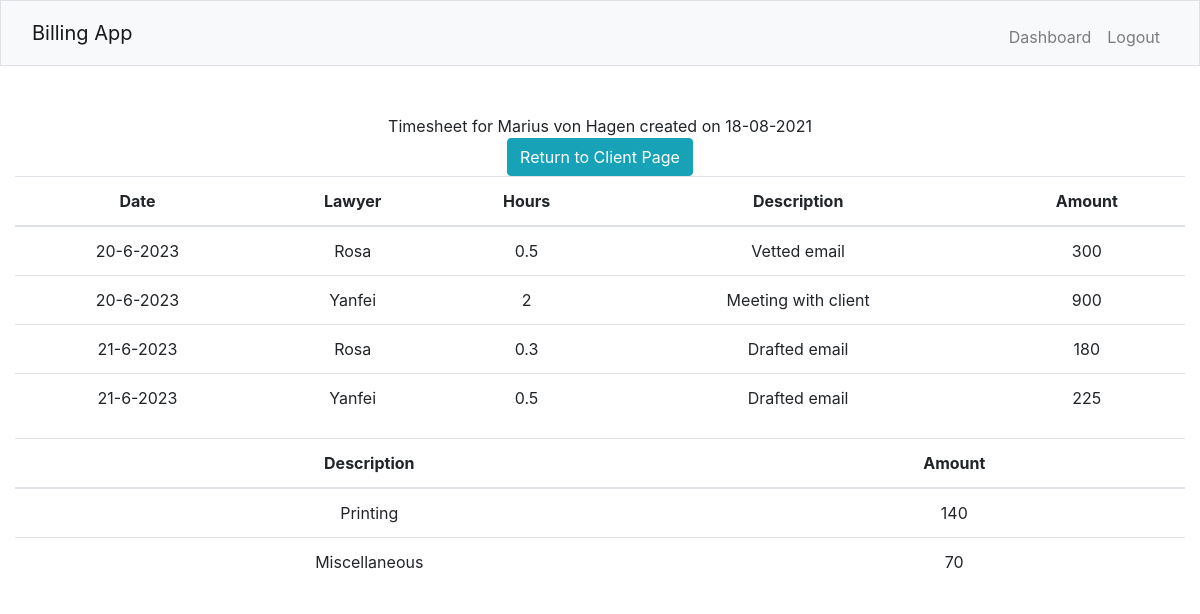
The page /timesheets/10 (signed in) on the database its author committed.
### tables this page shows
CREATE TABLE clients(id INTEGER PRIMARY KEY AUTOINCREMENT NOT NULL, name TEXT NOT NULL, email TEXT NOT NULL, in_progress INTEGER NOT NULL DEFAULT 0, payment_pending INTEGER NOT NULL DEFAULT 0, payment_received INTEGER NOT NULL DEFAULT 0);

CREATE TABLE timesheets(id INTEGER PRIMARY KEY AUTOINCREMENT NOT NULL, client_id INTEGER NOT NULL, status INTEGER NOT NULL, created DATETIME NOT NULL, FOREIGN KEY (client_id) REFERENCES clients(id), FOREIGN KEY (status) REFERENCES status_list(id));

CREATE TABLE tasks(id INTEGER PRIMARY KEY AUTOINCREMENT NOT NULL, user_id INTEGER NOT NULL, client_id INTEGER NOT NULL, timesheet_id INTEGER NOT NULL, datetime DATETIME NOT NULL, duration NUMERIC NOT NULL, description TEXT NOT NULL, amount NUMERIC NOT NULL, FOREIGN KEY (user_id) REFERENCES users(id), FOREIGN KEY (client_id) REFERENCES clients(id), FOREIGN KEY (timesheet_id) REFERENCES timesheets(id));

CREATE TABLE users (id INTEGER PRIMARY KEY AUTOINCREMENT NOT NULL, name TEXT NOT NULL, email TEXT NOT NULL, hash BLOB NOT NULL, rate NUMERIC NOT NULL DEFAULT (0));

CREATE TABLE disbursements (id INTEGER PRIMARY KEY AUTOINCREMENT NOT NULL, timesheet_id INTEGER NOT NULL, description TEXT NOT NULL, amount NUMERIC NOT NULL, FOREIGN KEY (timesheet_id) REFERENCES timesheets(id));

### app.py (the view)
@app.route("/timesheets/<id>", methods=["GET"])
@login_required
def timesheet(id):
    connection = sqlite3.connect("database.db")
    connection.row_factory = sqlite3.Row
    cursor = connection.cursor()
    timesheet = cursor.execute("SELECT * FROM timesheets WHERE id = ?", [id]).fetchone()
    client_id = timesheet["client_id"]
    user_id = session["user_id"]
    rel = cursor.execute("SELECT * FROM users_clients WHERE user_id = ? AND client_id = ?", [user_id, client_id]).fetchall()
    if len(rel) != 0:
        client = cursor.execute("SELECT * FROM clients WHERE id = ?", [client_id]).fetchone()
        rows = cursor.execute("SELECT * FROM tasks WHERE timesheet_id = ?", [id]).fetchall()
        tasks = []
        for row in rows:
            task = {}
            lawyer_info = cursor.execute("SELECT * FROM users WHERE id = ?", [row["user_id"]]).fetchone()
            task["lawyer"] = lawyer_info["name"]
            task["datetime"] = row["datetime"]
            task["description"] = row["description"]
            task["duration"] = row["duration"]
            task["amount"] = row["amount"]
            tasks.append(task)
        d_rows = cursor.execute("SELECT * FROM disbursements WHERE timesheet_id = ?", [id]).fetchall()
        disbursements = []
        for d_row in d_rows:
            disbursement = {}
            disbursement["description"] = d_row["description"]
            disbursement["amount"] = d_row["amount"]
            disbursements.append(disbursement)
        connection.close()
        return render_template("timesheet.html", timesheet=timesheet, client=client, tasks=tasks, disbursements=disbursements)
    else:
        flash("You are not authorised to view this timesheet!")
        return redirect(url_for("home"))

### helpers.py (called while the page is built)
def login_required(f):
    @wraps(f)
    def decorated_function(*args, **kwargs):
        if session.get("user_id") is None:
            return redirect("/login")
        return f(*args, **kwargs)
    return decorated_function

### templates/timesheet.html (shortened to what this page needs)
{% extends "layout.html" %}
{% block main %}
    <div>
        Timesheet for {{ client["name"] }} created on {{ timesheet["created"] }}
    </div>
    <a href="{{ url_for('client', id=client['id']) }}" class="btn btn-info" role="button">Return to Client Page</a>
    {% if tasks %}
        <table class="table">
            <thead>
                <tr>
                    <th scope="col">Date</th>
                    <th scope="col">Lawyer</th>
                    <th scope="col">Hours</th>
                    <th scope="col">Description</th>
                    <th scope="col">Amount</th>
                </tr>
            </thead>
            <tbody>
                {% for task in tasks %}
                    <tr>
                        <td>{{ task["datetime"] }}</td>
                        <td>{{ task["lawyer"] }}</td>
                        <td>{{ task["duration"] }}</td>
                        <td>{{ task["description"] }}</td>
                        <td>{{ task["amount"] }}</td>
                    </tr>
                {% endfor %}
            </tbody>
        </table>
    {% else %}
        There are currently no tasks in this timesheet.
    {% endif %}
    {% if disbursements %}
        <table class="table">
            <thead>
                <tr>
                    <th scope="col">Description</th>
                    <th scope="col">Amount</th>
                </tr>
            </thead>
            <tbody>
                {% for disbursement in disbursements %}
                    <tr>
                        <td>{{ disbursement["description"] }}</td>
                        <td>{{ disbursement["amount"] }}</td>
                    </tr>
                {% endfor %}
            </tbody>
        </table>
    {% else %}
        There are currently no disbursements for this invoice.
    {% endif %}
{% endblock %}

### templates/layout.html (shortened to what this page needs)
<!DOCTYPE html>
<html lang="en">
    <head>
        <link rel="stylesheet" href="https://cdn.jsdelivr.net/npm/bootstrap@4.1.3/dist/css/bootstrap.min.css">
    </head>
    <body>
        <nav class="bg-light border navbar navbar-expand-md navbar-light">
            <div class="container-fluid">
                <a class="navbar-brand" href="/">Billing App</a>
                <div class="collapse navbar-collapse" id="navbar">
                    {% if session["user_id"] %}
                        <ul class="navbar-nav ml-auto mt-2">
                            <li class="nav-item"><a class="nav-link" href="/dashboard">Dashboard</a></li>
                            <li class="nav-item"><a class="nav-link" href="/logout">Logout</a></li>
                        </ul>
                    {% else %}
                        <ul class="navbar-nav ml-auto mt-2">
                            <li class="nav-item"><a class="nav-link" href="/register">Register</a></li>
                            <li class="nav-item"><a class="nav-link" href="/login">Login</a></li>
                        </ul>
                    {% endif %}
                </div>
            </div>
        </nav>
        <main class="container-fluid py-5 text-center">
            {% block main %}{% endblock %}
        </main>
    </body>
</html>

### rows shown on the page
clients: name "Marius von Hagen"
timesheets: created "18-08-2021"
tasks: datetime "20-6-2023", duration "0.5", description "Vetted email", amount "300"
users: lawyer "Rosa" "Rosa"
tasks: datetime "20-6-2023", description "Meeting with client", amount "900"
users: lawyer "Yanfei" "Yanfei"
tasks: datetime "21-6-2023", duration "0.3", description "Drafted email"
tasks: datetime "21-6-2023", duration "0.5", description "Drafted email"
disbursements: description "Printing", amount "140"
disbursements: description "Miscellaneous", amount "70"

### other values the page prints
{{ task["duration"] }} "2"
{{ task["amount"] }} "180" "225"
